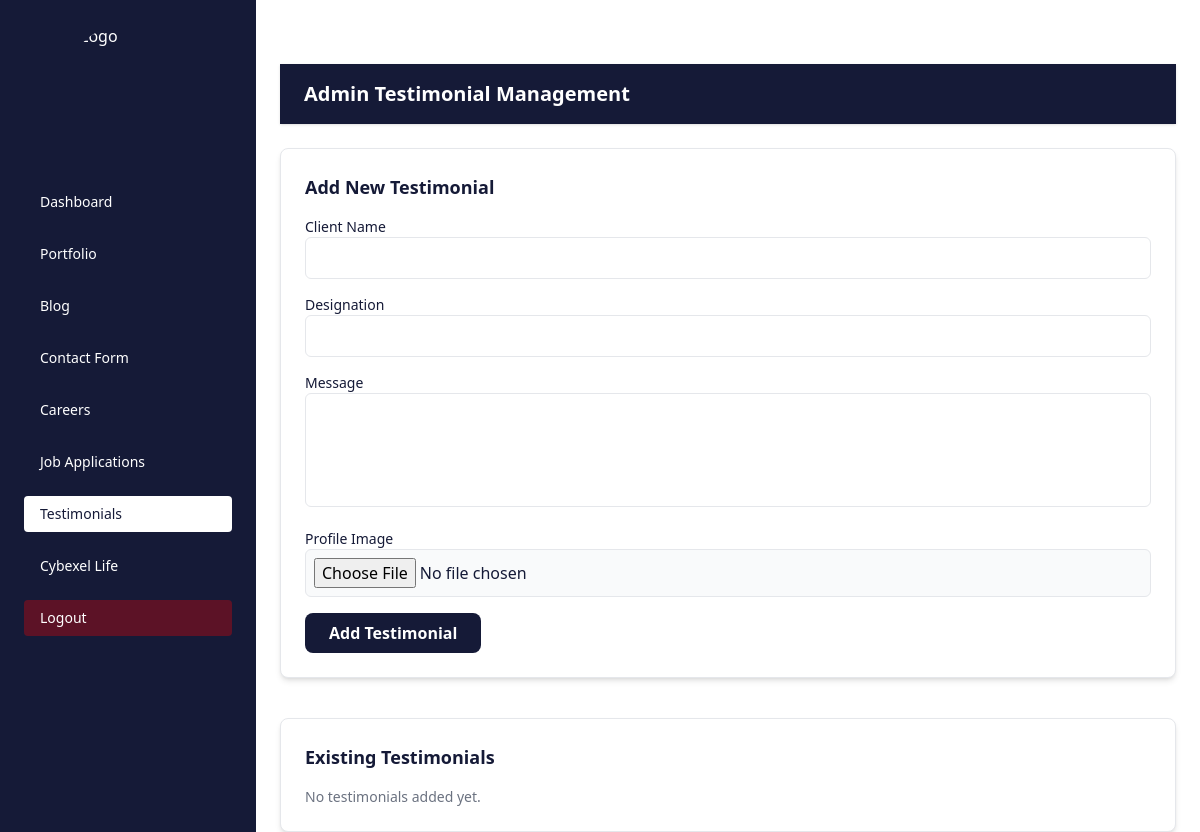
Page /admin_testimonials/ on the earlier database version.
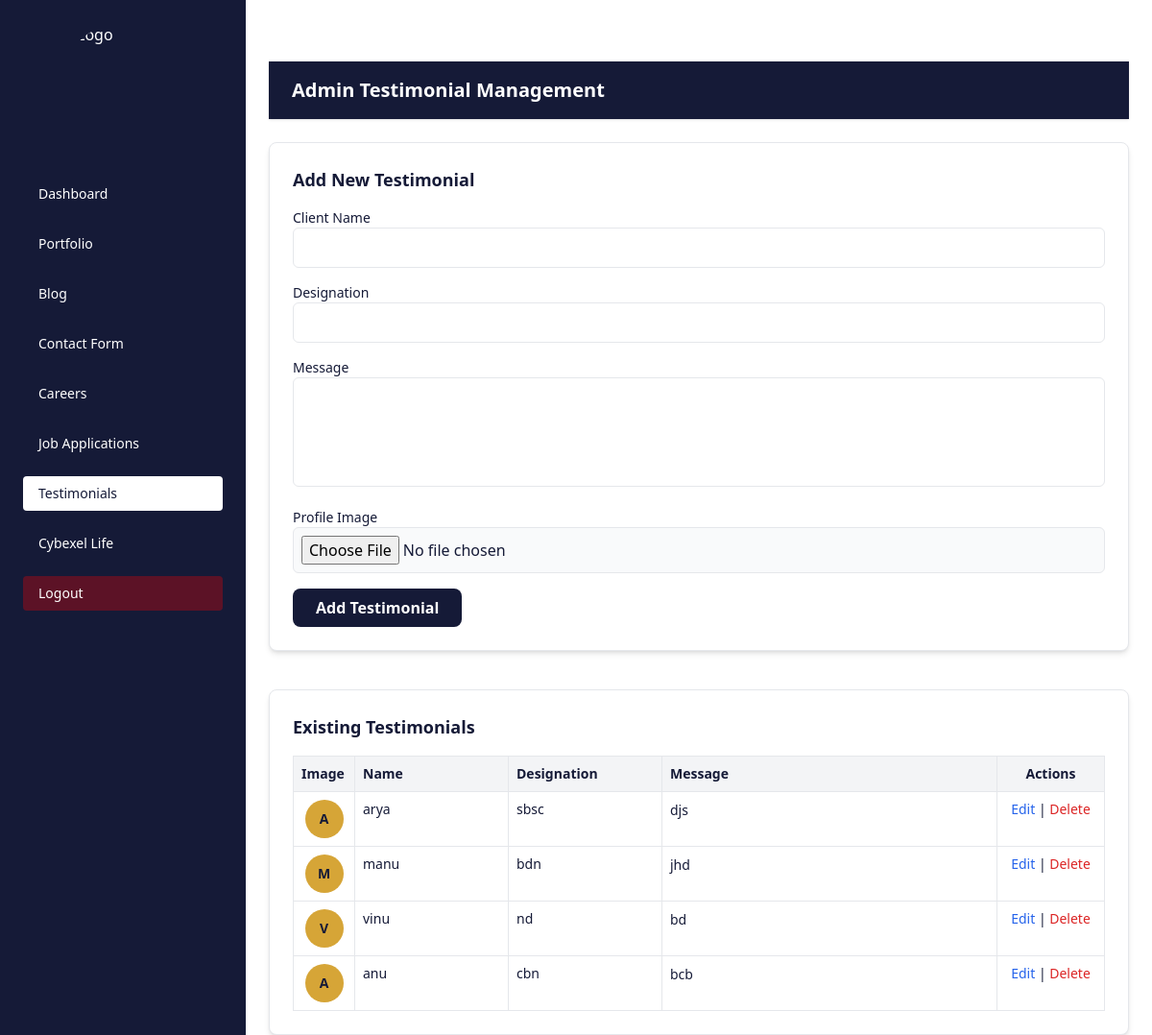
Same page on the later database version.
### cybexelapp/models.py (models this page shows, shortened)
class Testimonial(models.Model):
    name = models.CharField(max_length=100)
    designation = models.CharField(max_length=150)
    message = models.TextField()
    image = models.ImageField(upload_to="testimonials/", blank=True, null=True)
    created_at = models.DateTimeField(auto_now_add=True)

### cybexelapp/views.py (the view, shortened to what this page needs)
# urls.py: path("admin_testimonials/", views.admin_testimonials, name="admin_testimonials"),
def admin_testimonials(request):
    if request.method == "POST" and request.POST.get("form_type") == "delete_testimonial":
        Testimonial.objects.filter(id=request.POST.get("delete_id")).delete()
        return redirect("admin_testimonials")
    testimonials = Testimonial.objects.all().order_by("-id")
    return render(request, "admin_testimonial.html", {
        "testimonials": testimonials
    })

### cybexelapp/templates/admin_testimonial.html (shortened to what the changed rows need)
{% load static %}
<!DOCTYPE html>
<html lang="en">
<head>
  <script src="https://cdn.tailwindcss.com"></script>
</head>
<body class="bg-white text-[#151a37] font-sans">
  <div class="flex min-h-screen">
<section class="mt-16 w-[85%] px-6 ml-64">
  <div class="w-full bg-[#151a37] text-white py-4 px-6 shadow mb-6">
    <h2 class="text-xl font-semibold">Admin Testimonial Management</h2>
  </div>
  <div class="bg-white shadow-md p-6 rounded-lg border mt-6">
    <h3 class="text-lg font-semibold mb-4 text-[#151a37]">Existing Testimonials</h3>
    {% if testimonials %}
    <table class="w-full border table-fixed">
      <thead>
        <tr class="bg-gray-100 text-left text-sm">
          <th class="p-2 border w-16">Image</th>
          <th class="p-2 border w-40">Name</th>
          <th class="p-2 border w-40">Designation</th>
          <th class="p-2 border">Message</th>
          <th class="p-2 border w-28 text-center">Actions</th>
        </tr>
      </thead>
      <tbody>
        {% for t in testimonials %}
        <tr class="text-sm align-top">
<td class="border p-2 text-center">
  {% if t.image %}
    <img src="{{ t.image.url }}"
         class="w-10 h-10 rounded-full object-cover mx-auto">
  {% else %}
    <div class="w-10 h-10 rounded-full bg-[#d6a537]
                flex items-center justify-center
                text-sm font-bold text-[#151a37] uppercase mx-auto">
      {{ t.name|slice:":1" }}
    </div>
  {% endif %}
</td>
          <td class="border p-2 break-words">
            {{ t.name }}
          </td>
          <td class="border p-2 break-words">
            {{ t.designation }}
          </td>
          <td class="border p-2 break-words whitespace-normal leading-relaxed max-w-[400px]">
            {{ t.message|linebreaksbr }}
          </td>
          <td class="border p-2 text-center">
            <button
  onclick="openTestimonialEditModal('{{ t.id }}', '{{ t.name|escapejs }}', '{{ t.designation|escapejs }}', '{{ t.message|escapejs }}')"
  class="text-blue-600 hover:underline">
  Edit
</button>
            |
            <form method="POST" class="inline"
                  onsubmit="return confirm('Delete this testimonial?');">
              <button type="submit" class="text-red-600 hover:underline bg-transparent border-0 p-0">
                Delete
              </button>
            </form>
          </td>
        </tr>
        {% endfor %}
      </tbody>
    </table>
    {% else %}
      <p class="text-gray-500 text-sm">No testimonials added yet.</p>
    {% endif %}
  </div>
</section>
</body>
</html>

Differences in the rows shown:
added Testimonial: name "A", name "arya", designation "sbsc", message "djs"
added Testimonial: name "M", name "manu", designation "bdn", message "jhd"
added Testimonial: name "V", name "vinu", designation "nd", message "bd"
added Testimonial: name "A", name "anu", designation "cbn", message "bcb"
Other differences:
text no longer shown: "No testimonials added yet."
text now shown: "Image Name Designation Message Actions"
